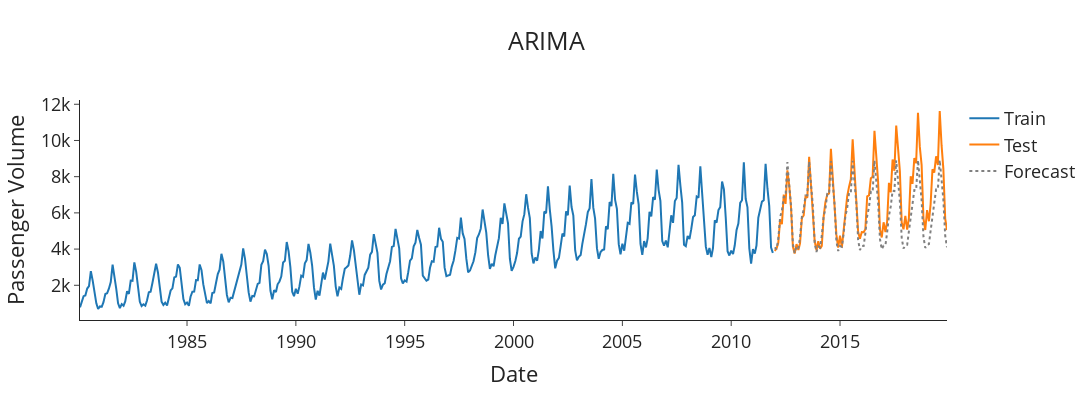

Notebook cell for this chart:
### Code cell
from statsmodels.tsa.arima.model import ARIMA

model_arima = ARIMA(train['Travellers_box_cox'], order=(13,1,13)).fit()
boxcox_forecasts_arima = model_arima.forecast(len(test))
forecasts_arima = inv_boxcox(boxcox_forecasts_arima, lam)
plot_forecasts(forecasts_arima, 'ARIMA')
